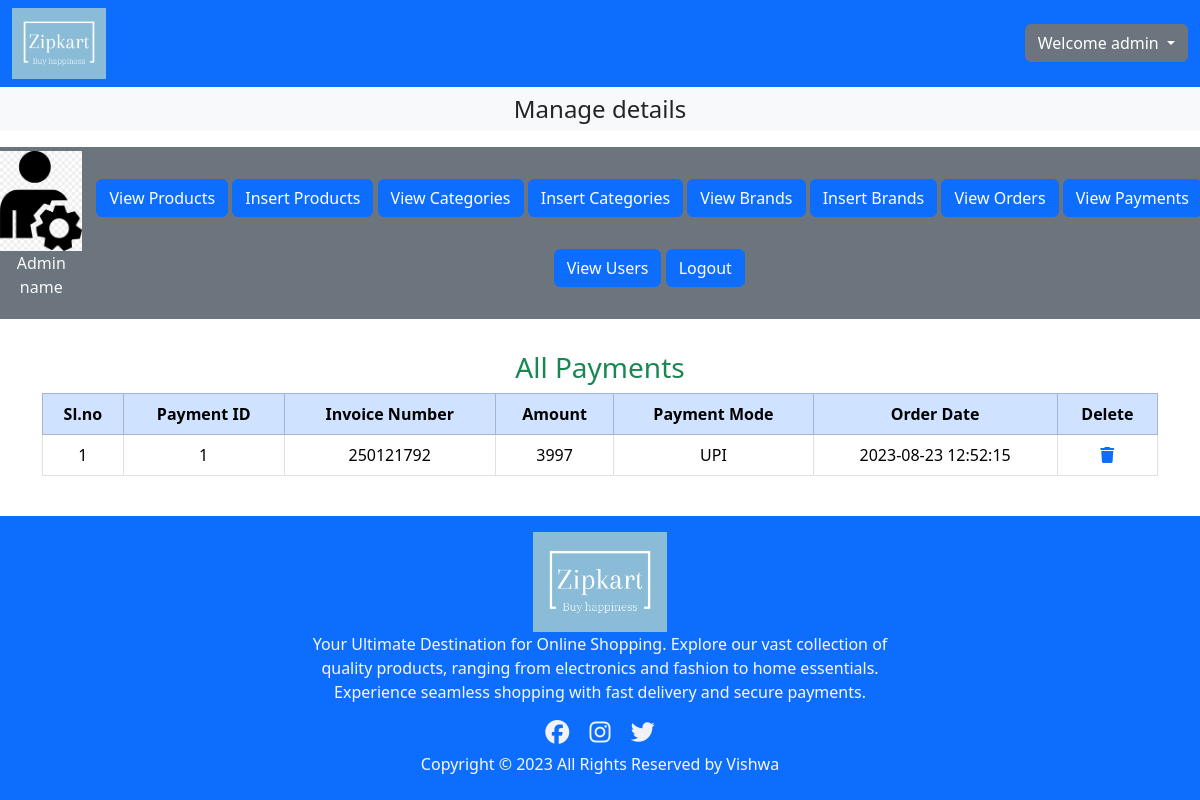
Screenshot of /admin/index.php?view_payments (signed in) with the database file from the repository.
### tables this page shows
CREATE TABLE `user_payments` (
  `payment_id` int(255) NOT NULL,
  `order_id` int(255) NOT NULL,
  `invoice_number` int(255) NOT NULL,
  `amount` int(255) NOT NULL,
  `payment_mode` varchar(255) NOT NULL,
  `date` timestamp NOT NULL DEFAULT current_timestamp() ON UPDATE current_timestamp()
);

### admin/view_payments.php (the view, shortened to what this page needs)
<h3 class="text-center text-success">
    All Payments
</h3>
<div class="table-responsive">
    <table class="table table-bordered text-center">
        <thead>
            <tr class="table-primary">
                <th>Sl.no</th>
                <th>Payment ID</th>
                <th>Invoice Number</th>
                <th>Amount</th>
                <th>Payment Mode</th>
                <th>Order Date</th>
                <th>Delete</th>
            </tr>
        </thead>
        <tbody>
            <?php
            $number = 1;
            $orders = "select * from `user_payments`";
            $result = mysqli_query($con, $orders);
            $num_rows = mysqli_num_rows($result);
            if ($num_rows == 0) {
                echo "<h3 class='text-danger text-center mt-5'>No payments yet</h3>";
            } else {
                while ($data = mysqli_fetch_assoc($result)) {
                    $id = $data['payment_id'];
                    $amount = $data['amount'];
                    $invoice = $data['invoice_number'];
                    $mode = $data['payment_mode'];
                    $date = $data['date'];
                    $modal_name='exampleModal'.$id;
                    $target_modal='#'.$modal_name;
                    echo "<tr>
                <td>$number</td>
                <td>$id</td>
                <td>$invoice</td>
                <td>$amount</td>
                <td>$mode</td>
                <td>$date</td>
                <td><a href='index.php?delete_payment=$id' type='button' data-bs-toggle='modal' data-bs-target=$target_modal><i class='fa-solid fa-trash'></i></a></td>
                </tr>
                <div class='modal fade' id=$modal_name tabindex='-1' role='dialog' aria-labelledby='exampleModalLabel' aria-hidden='true'>
                    <div class='modal-dialog' role='document'>
                        <div class='modal-content'>
                            <div class='modal-body'>
                                <h6>Are you sure you want to delete this payment?</h6>
                            </div>
                            <div class='modal-footer'>
                                <button type='button' class='btn btn-secondary' data-dismiss='modal'><a href='index.php?view_payments'
                                        class='text-light text-decoration-none'>No</a></button>
                                <button type='button' class='btn btn-primary'><a href='index.php?delete_payment=$id'
                                        class='text-light text-decoration-none'>Yes</a></button>
                            </div>
                        </div>
                    </div>
                </div>";
                    $number++;
                }
            }
            ?>
        </tbody>
    </table>
</div>

### styles.css (style rules this page uses)
* { margin:0; padding:0; box-sizing: border-box; }

### admin/index.php (style rules this page uses)
body { overflow-x: hidden; }

### rows the page displays
user_payments: payment_id "1", invoice_number "250121792", amount "3997", payment_mode "UPI", date "2023-08-23 12:52:15"

### other values shown
$name "admin"
